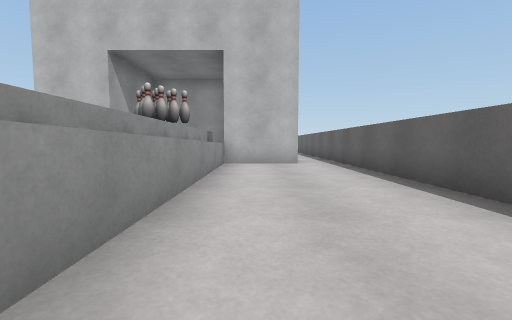
view 1 (above)

22 first-person views from a walk through a 3-D level made in the Unity game engine. The camera is 0.61 m above the floor, tilts 4° down and sees 90° across. The floor is counted in squares, 1 m on a side. Each view is taken from the middle of a square. On the plan, view 1 faces up. The plan holds only what a view shows up to about 9 squares ahead; the rest is blank.

view 2
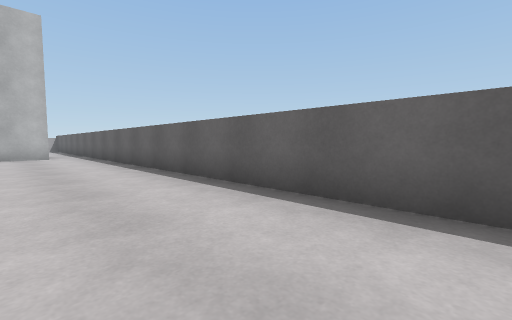

view 3
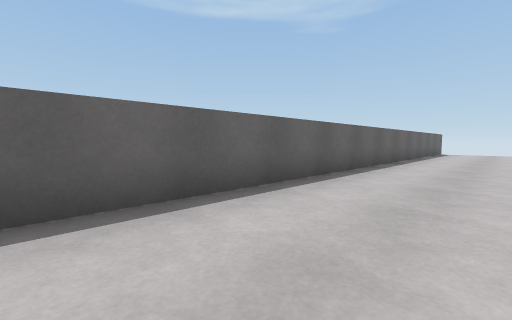

view 4
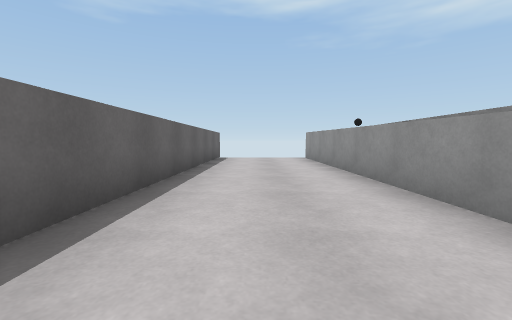

view 5
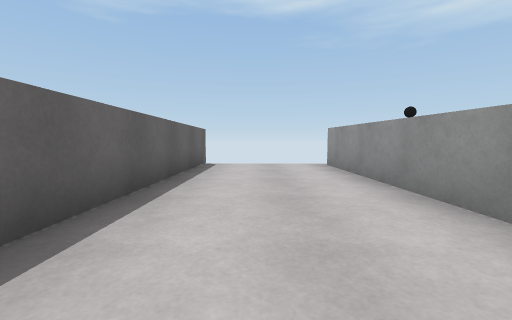

view 6
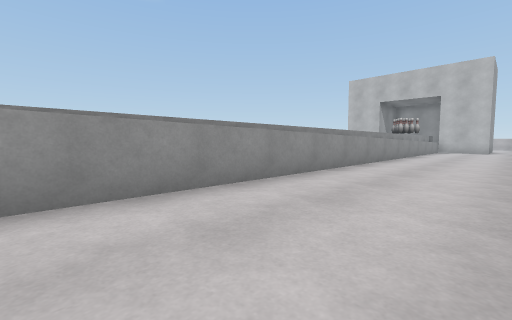

view 7
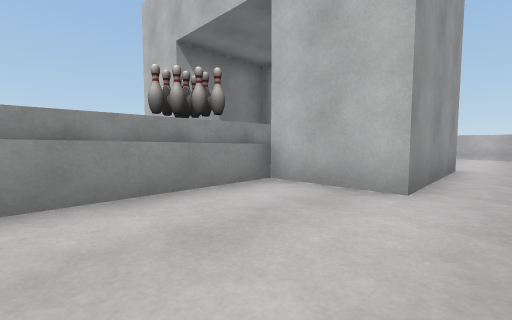

view 8
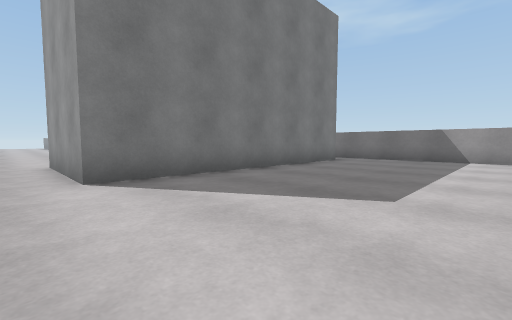

view 9
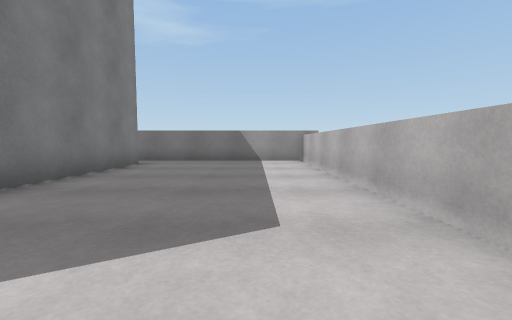

view 10
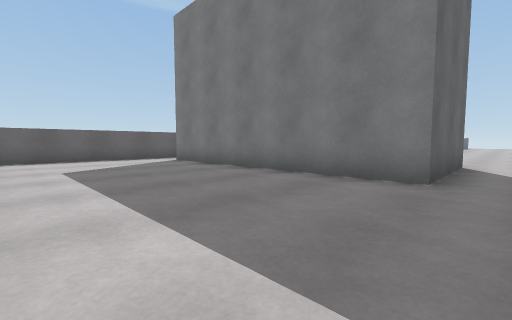

view 11
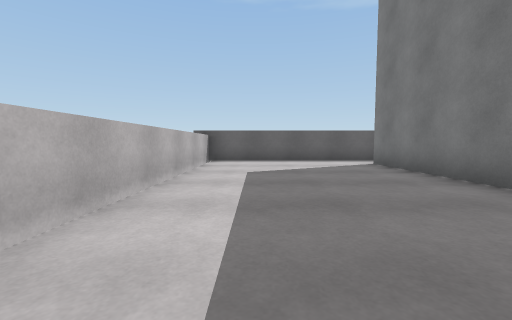

view 12
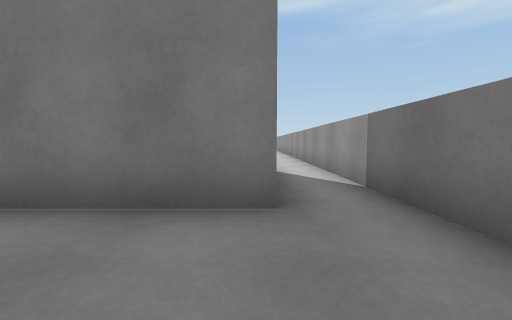

view 13
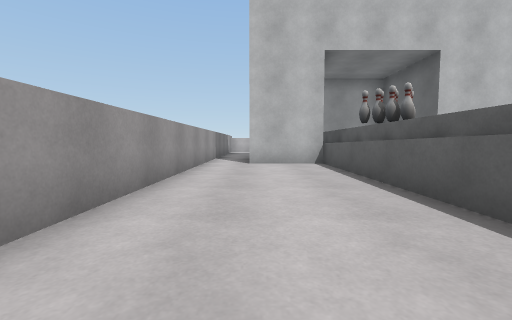

view 14
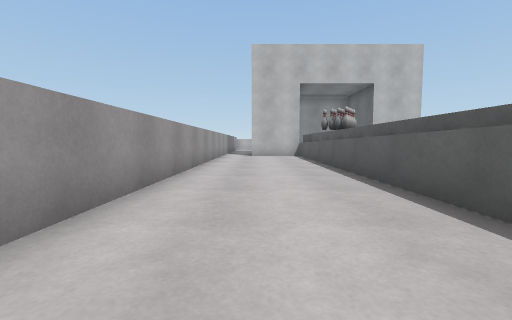

view 15
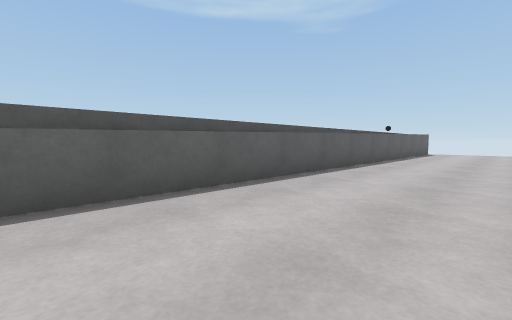

view 16
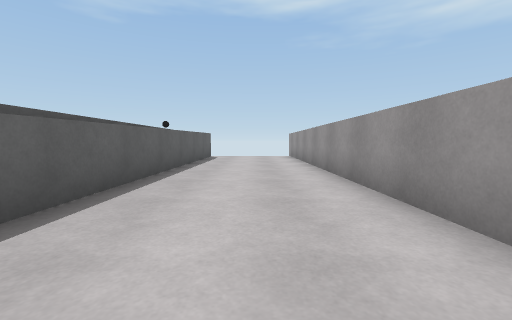

view 17
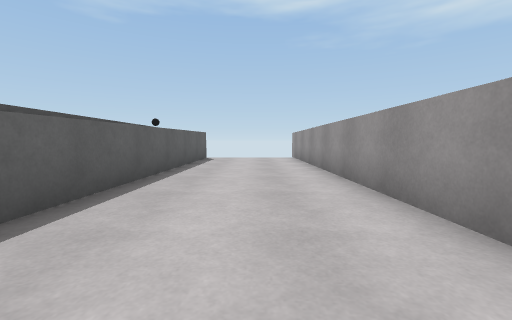

view 18
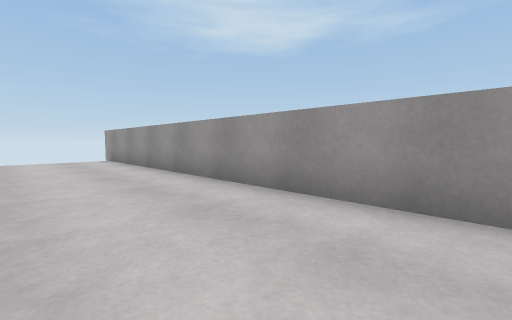

view 19
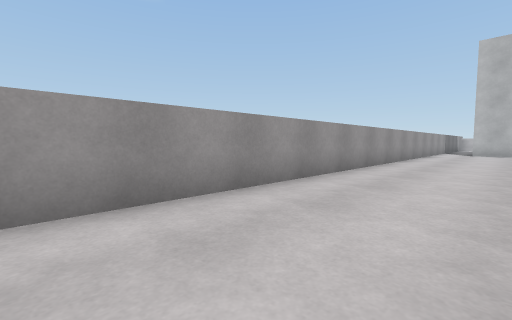

view 20
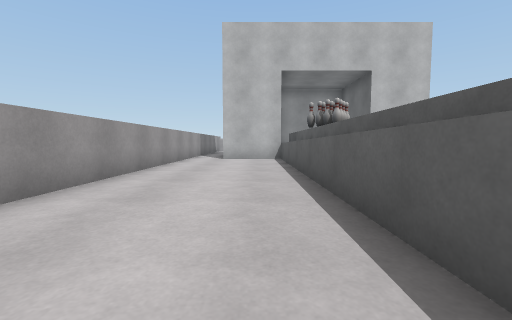

view 21
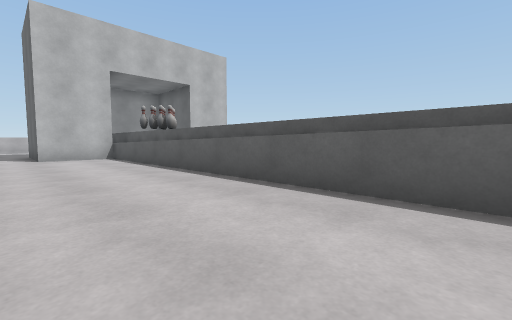

view 22
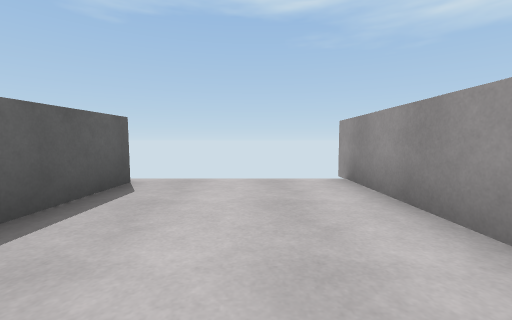

### Floor plan
Key: @ floor where view 1 was taken; # wall or solid block; . floor; ^ raised ledge.
Columns run from 8 left of view 1 to 3 right of it. Each row starts with its distance up from view 1.
 16 ############
 15 #..........#
 14 #..........#
 13 #..........#
 12 #..........#
 11 #..........#
 10 #.########.#
  9 #.##    ##.#
  8 #.#### ###.#
  7 #...## #...#
  6 #...^# #...#
  5 #...^# #...#
  4 #...^# #...#
  3 #...^# #...#
  2 #...^# #...#
  1 #...^# #...#
  0 #...^# #@..#
 -1 #...^# #...#
 -2 #...^# #...#
 -3 #...^# #...#
 -4 #...^# #...#
 -5 #...^# #...#
 -6 #...^# #...#
 -7 #...^  #...#
 -8 #...^  #...#
 -9 #...^  #...#
-10 #...^  #...#
-11 #...^  #...#
-12 #...^  #...#
-13 #...^  #...#
-14 #...^  ^...#
-15 #...#  ^...#
-16 #...#  #...#
-17 #          #

Where each view was taken, in squares from view 1:
view 1: 0 up, 0 right, facing up
view 2: 4 down, 0 right, facing up-right
view 3: 1 down, 0 right, facing down-right
view 4: 6 down, 1 right, facing down
view 5: 9 down, 1 right, facing down
view 6: 10 down, 2 right, facing up-left
view 7: 4 up, 2 right, facing up-left
view 8: 15 up, 2 right, facing down-left
view 9: 14 up, 1 right, facing left
view 10: 15 up, 7 left, facing down-right
view 11: 14 up, 6 left, facing right
view 12: 13 up, 6 left, facing down
view 13: 0 up, 6 left, facing up
view 14: 4 down, 6 left, facing up
view 15: 1 down, 7 left, facing down-right
view 16: 5 down, 6 left, facing down
view 17: 6 down, 6 left, facing down
view 18: 7 down, 5 left, facing down-left
view 19: 7 down, 5 left, facing up-left
view 20: 2 down, 5 left, facing up
view 21: 3 down, 7 left, facing up-right
view 22: 12 down, 6 left, facing down
